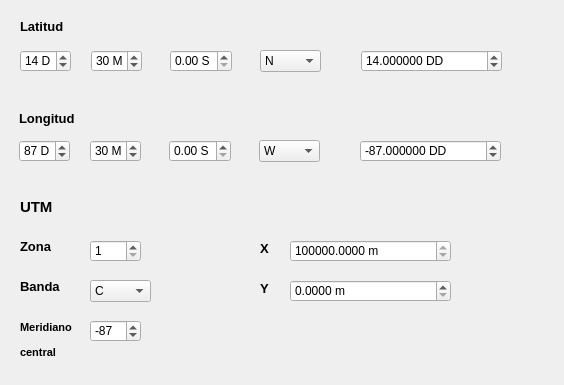
<?xml version="1.0" encoding="UTF-8"?>
<ui version="4.0">
 <class>CalcCoordsDialogBase</class>
 <widget class="QDialog" name="CalcCoordsDialogBase">
  <property name="geometry">
   <rect>
    <x>0</x>
    <y>0</y>
    <width>564</width>
    <height>385</height>
   </rect>
  </property>
  <property name="windowTitle">
   <string>Calculadora de Coordenadas</string>
  </property>
  <widget class="QLabel" name="label">
   <property name="geometry">
    <rect>
     <x>20</x>
     <y>20</y>
     <width>47</width>
     <height>13</height>
    </rect>
   </property>
   <property name="font">
    <font>
     <pointsize>10</pointsize>
     <weight>75</weight>
     <bold>true</bold>
    </font>
   </property>
   <property name="text">
    <string>Latitud</string>
   </property>
  </widget>
  <widget class="QSpinBox" name="spbLatD">
   <property name="geometry">
    <rect>
     <x>20</x>
     <y>50</y>
     <width>51</width>
     <height>22</height>
    </rect>
   </property>
   <property name="suffix">
    <string> D</string>
   </property>
   <property name="maximum">
    <number>90</number>
   </property>
   <property name="value">
    <number>14</number>
   </property>
  </widget>
  <widget class="QSpinBox" name="spbLatM">
   <property name="geometry">
    <rect>
     <x>91</x>
     <y>50</y>
     <width>51</width>
     <height>22</height>
    </rect>
   </property>
   <property name="suffix">
    <string> M</string>
   </property>
   <property name="maximum">
    <number>59</number>
   </property>
   <property name="value">
    <number>30</number>
   </property>
  </widget>
  <widget class="QComboBox" name="cmbLatH">
   <property name="geometry">
    <rect>
     <x>260</x>
     <y>50</y>
     <width>61</width>
     <height>22</height>
    </rect>
   </property>
   <item>
    <property name="text">
     <string>N</string>
    </property>
   </item>
   <item>
    <property name="text">
     <string>S</string>
    </property>
   </item>
  </widget>
  <widget class="QDoubleSpinBox" name="spbLatS">
   <property name="geometry">
    <rect>
     <x>170</x>
     <y>50</y>
     <width>62</width>
     <height>22</height>
    </rect>
   </property>
   <property name="suffix">
    <string> S</string>
   </property>
   <property name="maximum">
    <double>60.000000000000000</double>
   </property>
  </widget>
  <widget class="QDoubleSpinBox" name="spbLatDD">
   <property name="geometry">
    <rect>
     <x>361</x>
     <y>50</y>
     <width>141</width>
     <height>22</height>
    </rect>
   </property>
   <property name="suffix">
    <string> DD</string>
   </property>
   <property name="decimals">
    <number>6</number>
   </property>
   <property name="minimum">
    <double>-90.000000000000000</double>
   </property>
   <property name="maximum">
    <double>90.000000000000000</double>
   </property>
   <property name="value">
    <double>14.000000000000000</double>
   </property>
  </widget>
  <widget class="QSpinBox" name="spbLonD">
   <property name="geometry">
    <rect>
     <x>19</x>
     <y>140</y>
     <width>51</width>
     <height>22</height>
    </rect>
   </property>
   <property name="suffix">
    <string> D</string>
   </property>
   <property name="maximum">
    <number>180</number>
   </property>
   <property name="value">
    <number>87</number>
   </property>
  </widget>
  <widget class="QComboBox" name="cmbLonH">
   <property name="geometry">
    <rect>
     <x>259</x>
     <y>140</y>
     <width>61</width>
     <height>22</height>
    </rect>
   </property>
   <item>
    <property name="text">
     <string>W</string>
    </property>
   </item>
   <item>
    <property name="text">
     <string>E</string>
    </property>
   </item>
  </widget>
  <widget class="QLabel" name="label_2">
   <property name="geometry">
    <rect>
     <x>19</x>
     <y>110</y>
     <width>61</width>
     <height>16</height>
    </rect>
   </property>
   <property name="font">
    <font>
     <pointsize>10</pointsize>
     <weight>75</weight>
     <bold>true</bold>
    </font>
   </property>
   <property name="text">
    <string>Longitud</string>
   </property>
  </widget>
  <widget class="QSpinBox" name="spbLonM">
   <property name="geometry">
    <rect>
     <x>90</x>
     <y>140</y>
     <width>51</width>
     <height>22</height>
    </rect>
   </property>
   <property name="suffix">
    <string> M</string>
   </property>
   <property name="maximum">
    <number>59</number>
   </property>
   <property name="value">
    <number>30</number>
   </property>
  </widget>
  <widget class="QDoubleSpinBox" name="spbLonS">
   <property name="geometry">
    <rect>
     <x>169</x>
     <y>140</y>
     <width>62</width>
     <height>22</height>
    </rect>
   </property>
   <property name="suffix">
    <string> S</string>
   </property>
   <property name="maximum">
    <double>60.000000000000000</double>
   </property>
  </widget>
  <widget class="QDoubleSpinBox" name="spbLonDD">
   <property name="geometry">
    <rect>
     <x>360</x>
     <y>140</y>
     <width>141</width>
     <height>22</height>
    </rect>
   </property>
   <property name="suffix">
    <string> DD</string>
   </property>
   <property name="decimals">
    <number>6</number>
   </property>
   <property name="minimum">
    <double>-180.000000000000000</double>
   </property>
   <property name="maximum">
    <double>180.000000000000000</double>
   </property>
   <property name="value">
    <double>-87.000000000000000</double>
   </property>
  </widget>
  <widget class="QLabel" name="label_3">
   <property name="geometry">
    <rect>
     <x>20</x>
     <y>200</y>
     <width>47</width>
     <height>13</height>
    </rect>
   </property>
   <property name="font">
    <font>
     <pointsize>11</pointsize>
     <weight>75</weight>
     <bold>true</bold>
    </font>
   </property>
   <property name="text">
    <string>UTM</string>
   </property>
  </widget>
  <widget class="QLabel" name="label_4">
   <property name="geometry">
    <rect>
     <x>20</x>
     <y>240</y>
     <width>47</width>
     <height>13</height>
    </rect>
   </property>
   <property name="font">
    <font>
     <pointsize>10</pointsize>
     <weight>75</weight>
     <bold>true</bold>
    </font>
   </property>
   <property name="text">
    <string>Zona</string>
   </property>
  </widget>
  <widget class="QLabel" name="label_5">
   <property name="geometry">
    <rect>
     <x>20</x>
     <y>280</y>
     <width>47</width>
     <height>13</height>
    </rect>
   </property>
   <property name="font">
    <font>
     <pointsize>10</pointsize>
     <weight>75</weight>
     <bold>true</bold>
    </font>
   </property>
   <property name="text">
    <string>Banda</string>
   </property>
  </widget>
  <widget class="QLabel" name="label_6">
   <property name="geometry">
    <rect>
     <x>20</x>
     <y>320</y>
     <width>101</width>
     <height>41</height>
    </rect>
   </property>
   <property name="font">
    <font>
     <pointsize>10</pointsize>
     <weight>75</weight>
     <bold>true</bold>
    </font>
   </property>
   <property name="lineWidth">
    <number>0</number>
   </property>
   <property name="text">
    <string>&lt;!DOCTYPE HTML PUBLIC &quot;-//W3C//DTD HTML 4.0//EN&quot; &quot;http://www.w3.org/TR/REC-html40/strict.dtd&quot;&gt;
&lt;html&gt;&lt;head&gt;&lt;meta name=&quot;qrichtext&quot; content=&quot;1&quot; /&gt;&lt;style type=&quot;text/css&quot;&gt;
p, li { white-space: pre-wrap; }
&lt;/style&gt;&lt;/head&gt;&lt;body style=&quot; font-family:'MS Shell Dlg 2'; font-size:10pt; font-weight:600; font-style:normal;&quot;&gt;
&lt;p style=&quot; margin-top:12px; margin-bottom:12px; margin-left:0px; margin-right:0px; -qt-block-indent:0; text-indent:0px;&quot;&gt;&lt;span style=&quot; font-size:8pt;&quot;&gt;Meridiano &lt;/span&gt;&lt;/p&gt;
&lt;p style=&quot; margin-top:12px; margin-bottom:12px; margin-left:0px; margin-right:0px; -qt-block-indent:0; text-indent:0px;&quot;&gt;&lt;span style=&quot; font-size:8pt;&quot;&gt;central&lt;/span&gt;&lt;/p&gt;&lt;/body&gt;&lt;/html&gt;</string>
   </property>
   <property name="scaledContents">
    <bool>false</bool>
   </property>
  </widget>
  <widget class="QLabel" name="label_7">
   <property name="geometry">
    <rect>
     <x>260</x>
     <y>240</y>
     <width>31</width>
     <height>16</height>
    </rect>
   </property>
   <property name="font">
    <font>
     <pointsize>10</pointsize>
     <weight>75</weight>
     <bold>true</bold>
    </font>
   </property>
   <property name="text">
    <string>X</string>
   </property>
  </widget>
  <widget class="QLabel" name="label_8">
   <property name="geometry">
    <rect>
     <x>260</x>
     <y>280</y>
     <width>21</width>
     <height>16</height>
    </rect>
   </property>
   <property name="font">
    <font>
     <pointsize>10</pointsize>
     <weight>75</weight>
     <bold>true</bold>
    </font>
   </property>
   <property name="text">
    <string>Y</string>
   </property>
  </widget>
  <widget class="QComboBox" name="banda">
   <property name="geometry">
    <rect>
     <x>90</x>
     <y>280</y>
     <width>61</width>
     <height>22</height>
    </rect>
   </property>
   <property name="currentText">
    <string>C</string>
   </property>
   <item>
    <property name="text">
     <string>C</string>
    </property>
   </item>
   <item>
    <property name="text">
     <string>D</string>
    </property>
   </item>
   <item>
    <property name="text">
     <string>E</string>
    </property>
   </item>
   <item>
    <property name="text">
     <string>F</string>
    </property>
   </item>
   <item>
    <property name="text">
     <string>G</string>
    </property>
   </item>
   <item>
    <property name="text">
     <string>H</string>
    </property>
   </item>
   <item>
    <property name="text">
     <string>J</string>
    </property>
   </item>
   <item>
    <property name="text">
     <string>K</string>
    </property>
   </item>
   <item>
    <property name="text">
     <string>L</string>
    </property>
   </item>
   <item>
    <property name="text">
     <string>M</string>
    </property>
   </item>
   <item>
    <property name="text">
     <string>N</string>
    </property>
   </item>
   <item>
    <property name="text">
     <string>P</string>
    </property>
   </item>
   <item>
    <property name="text">
     <string>Q</string>
    </property>
   </item>
   <item>
    <property name="text">
     <string>R</string>
    </property>
   </item>
   <item>
    <property name="text">
     <string>S</string>
    </property>
   </item>
   <item>
    <property name="text">
     <string>T</string>
    </property>
   </item>
   <item>
    <property name="text">
     <string>U</string>
    </property>
   </item>
   <item>
    <property name="text">
     <string>V</string>
    </property>
   </item>
   <item>
    <property name="text">
     <string>W</string>
    </property>
   </item>
   <item>
    <property name="text">
     <string>X</string>
    </property>
   </item>
  </widget>
  <widget class="QSpinBox" name="zone">
   <property name="geometry">
    <rect>
     <x>90</x>
     <y>240</y>
     <width>51</width>
     <height>22</height>
    </rect>
   </property>
   <property name="suffix">
    <string/>
   </property>
   <property name="minimum">
    <number>1</number>
   </property>
   <property name="maximum">
    <number>60</number>
   </property>
   <property name="value">
    <number>1</number>
   </property>
  </widget>
  <widget class="QSpinBox" name="mercen">
   <property name="geometry">
    <rect>
     <x>90</x>
     <y>320</y>
     <width>51</width>
     <height>22</height>
    </rect>
   </property>
   <property name="suffix">
    <string/>
   </property>
   <property name="minimum">
    <number>-180</number>
   </property>
   <property name="maximum">
    <number>180</number>
   </property>
   <property name="singleStep">
    <number>6</number>
   </property>
   <property name="value">
    <number>-87</number>
   </property>
   <property name="displayIntegerBase">
    <number>10</number>
   </property>
  </widget>
  <widget class="QDoubleSpinBox" name="spbX">
   <property name="geometry">
    <rect>
     <x>290</x>
     <y>240</y>
     <width>161</width>
     <height>22</height>
    </rect>
   </property>
   <property name="suffix">
    <string> m</string>
   </property>
   <property name="decimals">
    <number>4</number>
   </property>
   <property name="minimum">
    <double>100000.000000000000000</double>
   </property>
   <property name="maximum">
    <double>1000000.000000000000000</double>
   </property>
   <property name="value">
    <double>100000.000000000000000</double>
   </property>
  </widget>
  <widget class="QDoubleSpinBox" name="spbY">
   <property name="geometry">
    <rect>
     <x>290</x>
     <y>280</y>
     <width>161</width>
     <height>22</height>
    </rect>
   </property>
   <property name="suffix">
    <string> m</string>
   </property>
   <property name="decimals">
    <number>4</number>
   </property>
   <property name="minimum">
    <double>0.000000000000000</double>
   </property>
   <property name="maximum">
    <double>10000000.000000000000000</double>
   </property>
   <property name="value">
    <double>0.000000000000000</double>
   </property>
  </widget>
 </widget>
 <resources/>
 <connections/>
</ui>
